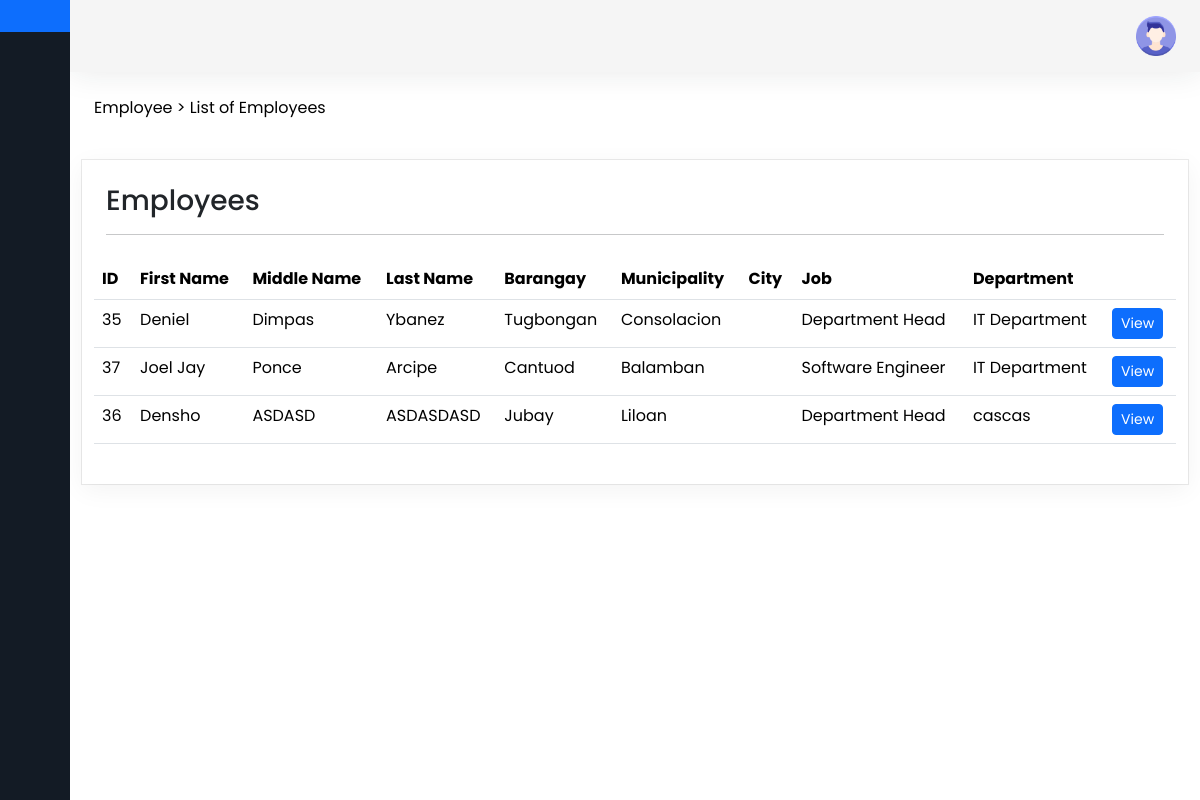
Page /employee.php on the committed database.
### tables this page shows
CREATE TABLE `employees` (
  `empID` int(11) NOT NULL,
  `firstname` varchar(20) DEFAULT NULL,
  `middlename` varchar(20) DEFAULT NULL,
  `lastname` varchar(20) DEFAULT NULL,
  `barangay` varchar(20) DEFAULT NULL,
  `municipality` varchar(20) DEFAULT NULL,
  `city` varchar(20) DEFAULT NULL,
  `job` varchar(20) DEFAULT NULL,
  `department` varchar(50) NOT NULL
);

### employee.php (the view, shortened to what this page needs)
<!DOCTYPE html>
<html>
<head>
    <link href="https://cdn.lineicons.com/4.0/lineicons.css" rel="stylesheet" />
    <link href="https://cdn.jsdelivr.net/npm/bootstrap@5.3.2/dist/css/bootstrap.min.css" rel="stylesheet"
>
    <link rel="stylesheet" href="style.css">
</head>
<body>
<div class="wrapper">
<?php include_once('sidebar.php'); ?>
            <p class="text-black p-4">Employee > <a class="text-black"href="employee.php">List of Employees</a></p>
                <main>
                    <?php
                        include('database.php');
                        $sql = "SELECT e.empID, e.firstname,e.middlename,e.lastname,e.barangay,e.municipality,e.city,e.job, e.department, d.deptID,d.deptname
                        FROM employees e
                        INNER JOIN department d
                        ON e.department = d.deptname;
                        ";
                        $query = mysqli_query($con, $sql);
                    ?>
                    <div class="container-fluid">
                        <div class="container p-4" style=" box-shadow: rgba(0, 0, 0, 0.05) 0px 6px 24px 0px, rgba(0, 0, 0, 0.08) 0px 0px 0px 1px;">
                            <h3>Employees</h3>
                        <hr class ="p-1">
                                <div class="row">
                                        <table class="table ">
                                            <thead >
                                                <th> ID</th>
                                                <th>First Name</th>
                                                <th>Middle Name</th>
                                                <th>Last Name</th>
                                                <th>Barangay</th>
                                                <th>Municipality</th>
                                                <th>City</th>
                                                <th>Job</th>
                                                <th>Department<th>
                                            </thead>
                                            <tbody>
                                                <?php
                                                    while ($index = mysqli_fetch_assoc($query)) {
                                                ?>
                                                <tr>
                                                    <td><?php echo $index['empID']; ?></td>
                                                    <td><?php echo $index['firstname']; ?></td>
                                                    <td><?php echo $index['middlename']; ?></td>
                                                    <td><?php echo $index['lastname']; ?></td>
                                                    <td><?php echo $index['barangay']; ?></td>
                                                    <td><?php echo $index['municipality']; ?></td>
                                                    <td><?php echo $index['city']; ?></td>
                                                    <td><?php echo $index['job']; ?></td>
                                                    <td><?php echo $index['department']; ?></td>
                                                    <td>
                                                    <a href="#view_<?php echo htmlspecialchars($index['empID']); ?>" data-bs-toggle="modal" class="btn btn-primary btn-sm">View</a>
                                                    </td>
                                                </tr>
                                                <?php
                                                }
                                                ?>
                                            </tbody>
                                        </table>
                                </div>
                        </div>
                </main>
            </div>
        </div>
</body>
</html>

### sidebar.php (shortened to what this page needs)
<link rel="stylesheet" href="style.css">
<aside id="sidebar">
            <div class="d-flex bg-primary">
                <button class="toggle-btn" type="button">
                </button>
            </div>
            <ul class="sidebar-nav">
                <li class="sidebar-item">
                    <a href="dashboard.php" class="sidebar-link">
                    </a>
                </li>
                <li class="sidebar-item">
                    <a href="#" class="sidebar-link collapsed has-dropdown" data-bs-toggle="collapse"
                        data-bs-target="#multi" aria-expanded="false" aria-controls="multi">
                    </a>
                </li>
                <li class="sidebar-item">
                    <a href="" class="sidebar-link collapsed has-dropdown" data-bs-toggle="collapse"
                        data-bs-target="#employee" aria-expanded="false" aria-controls="employee">
                    </a>
                </li>
                <li class="sidebar-item">
                    <a href="#" class="sidebar-link">
                    </a>
                </li>
                <li class="sidebar-item">
                    <a href="#" class="sidebar-link">
                    </a>
                </li>
            </ul>
            <div class="sidebar-footer">
                <a href="#" class="sidebar-link">
                </a>
            </div>
        </aside>
        <div class="main">
            <nav class="navbar navbar-expand px-4 py-3">
                <div class="navbar-collapse collapse">
                    <ul class="navbar-nav ms-auto">
                        <li class="nav-item dropdown">
                            <a href="#" data-bs-toggle="dropdown" class="nav-icon pe-md-0">
                                <img src="account.png" class="avatar img-fluid" alt="">
                            </a>
                        </li>
                    </ul>
                </div>
            </nav>

### style.css (style rules this page uses)
a { text-decoration: none; }
li { list-style: none; }
body { font-family: 'Poppins', sans-serif; }
.wrapper { display: flex; }
.main { display: flex; flex-direction: column; min-height: 100vh; width: 100%; overflow: hidden; transition: all 0.35s ease-in-out; background-color: #fff; min-width: 0; }
#sidebar { width: 70px; min-width: 70px; z-index: 1000; transition: all .25s ease-in-out; background-color: #131b25; display: flex; flex-direction: column; }
.toggle-btn { background-color: transparent; cursor: pointer; border: 0; padding: 1rem 1.5rem; }
.sidebar-nav { padding: 2rem 0; flex: 1 1 auto; }
a.sidebar-link { padding: .625rem 1.625rem; color: #FFF; display: block; font-size: 0.9rem; white-space: nowrap; border-left: 3px solid transparent; }
.sidebar-item { position: relative; }
.navbar { background-color: #f5f5f5; box-shadow: 0 0 2rem 0 rgba(33, 37, 41, .1); }
.navbar-expand .navbar-collapse { min-width: 200px; }
.avatar { height: 40px; width: 40px; }

### rows in the picture
employees: empID "35", firstname "Deniel", middlename "Dimpas", lastname "Ybanez", barangay "Tugbongan", municipality "Consolacion", job "Department Head", department "IT Department"
employees: empID "37", firstname "Joel Jay", middlename "Ponce", lastname "Arcipe", barangay "Cantuod", municipality "Balamban", job "Software Engineer", department "IT Department"
employees: empID "36", firstname "Densho", middlename "ASDASD", lastname "ASDASDASD", barangay "Jubay", municipality "Liloan", job "Department Head", department "cascas"
